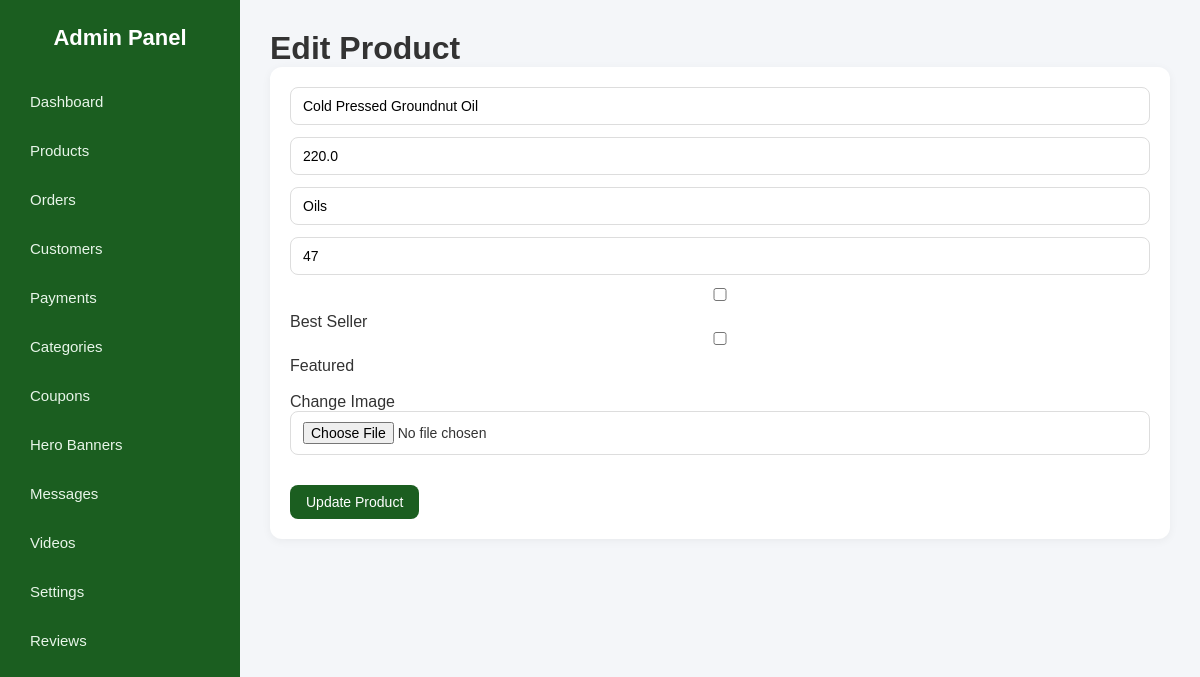
The app's page /admin/products/edit/1 (signed in) with its own data.
### app.py (models this page shows)
class Product(db.Model):
    id = db.Column(db.Integer, primary_key=True)
    name = db.Column(db.String(200), nullable=False)
    price = db.Column(db.Float, nullable=False)
    old_price = db.Column(db.Float, default=0.0)
    discount_pct = db.Column(db.Integer, default=0)
    is_assured = db.Column(db.Boolean, default=True)
    image = db.Column(db.String(200))
    category = db.Column(db.String(100))           # ← just String, no relationship
    stock = db.Column(db.Integer, default=0)

### app.py (the view)
@app.route("/admin/products/edit/<int:id>")
def admin_edit_product(id):
    if not session.get("admin_logged_in"):
        return redirect(url_for("admin_login"))
    product = Product.query.get_or_404(id)
    return render_template("admin/edit_product.html", product=product)

### app.py (called while the page is built)
@app.context_processor
def inject_cart_count():
    cart = session.get("cart", {})
    count = sum(cart.values())
    return dict(cart_count=count)

### templates/admin/edit_product.html
{% extends "admin/base.html" %}
{% block content %}
<h1>Edit Product</h1>
<form method="POST"
      action="/admin/products/update/{{ product.id }}"
      enctype="multipart/form-data"
      class="card"
      style="padding:20px;">
    <input type="text" name="name"
           value="{{ product.name }}" required>
    <input type="number" name="price"
           value="{{ product.price }}" required>
    <input type="text" name="category"
           value="{{ product.category }}" required>
    <input type="number" name="stock"
           value="{{ product.stock }}" required>
    <label>
        <input type="checkbox" name="is_best"
               {% if product.is_best %}checked{% endif %}>
        Best Seller
    </label>
    <label>
        <input type="checkbox" name="is_featured"
               {% if product.is_featured %}checked{% endif %}>
        Featured
    </label>
    <br><br>
    <label>Change Image</label>
    <input type="file" name="image">
    <br><br>
    <button type="submit">Update Product</button>
</form>
{% endblock %}

### static/css/admin.css (style rules this page uses)
* { margin: 0; padding: 0; box-sizing: border-box; font-family: "Poppins", sans-serif; }
body { background: #f4f6f9; color: #333; }
.card { background: white; padding: 20px; border-radius: 12px; box-shadow: 0 2px 10px rgba(0,0,0,0.05); }
input, select, textarea { width: 100%; padding: 10px 12px; border-radius: 8px; border: 1px solid #ddd; margin-bottom: 12px; font-size: 14px; transition: 0.2s; }
button, .btn, .btn-small { background: #1b5e20; color: white; border: none; padding: 9px 16px; border-radius: 8px; font-size: 14px; cursor: pointer; transition: 0.2s ease; text-decoration: none; display: inline-block; }

### records on screen
Product: name "Cold Pressed Groundnut Oil", price "220.0", category "Oils", stock "47"
